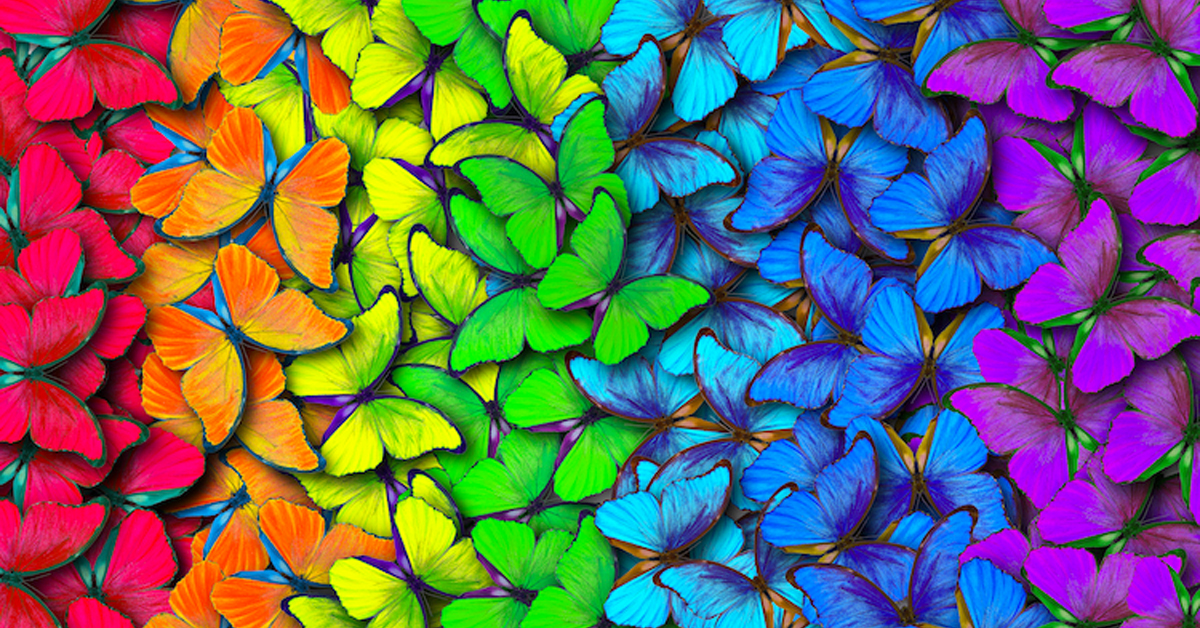
#> input picture color.jpeg, 1200 x 628 px
$ jupyter execute --allow-errors 'Task 2 color identification .ipynb'
#> lines starting #> are read from the running program, lines starting #| are printed output that depends on the picture
# @GRIP : The Sparks Foundation

## Author : Ounadi Ikram

## Computer Vision and Internet of objects

## Task-2 : Color identification in images

[cell 1]
import cv2
import matplotlib.pyplot as plt
from colormap import rgb2hex
from sklearn.cluster import KMeans
from collections import Counter
from matplotlib.pyplot import figure

[cell 2]
image2 = cv2.imread('color.jpeg')
#> image2 is the input picture: shape (628, 1200, 3); mean B, G, R 99.9, 103.3, 104.9

image3 = cv2.cvtColor(image2, cv2.COLOR_BGR2RGB)
figure(figsize=(10, 20), dpi=100)

plt.subplot(2, 2, 1)
plt.imshow(image2)

plt.subplot(2, 2, 2)
plt.imshow(image3)
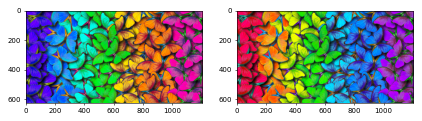
#> figure drawn by matplotlib, 2 panels; B, G, R data is drawn as R, G, B

[cell 3]
from sklearn.metrics import mean_squared_error
def rgb2hex(color):
    return "#{:02x}{:02x}{:02x}".format(int(color[0]), int(color[1]), int(color[2]))
def hex2name(c):
    h_color = '#{:02x}{:02x}{:02x}'.format(int(c[0]), int(c[1]), int(c[2]))
    try:
        nm = webcolors.hex_to_name(h_color, spec='css3')
    except ValueError as v_error:
        print("{}".format(v_error))
        rms_lst = []
        for img_clr, img_hex in webcolors.CSS3_NAMES_TO_HEX.items():
            cur_clr = webcolors.hex_to_rgb(img_hex)
            rmse = np.sqrt(mean_squared_error(c, cur_clr))
            rms_lst.append(rmse)

        closest_color = rms_lst.index(min(rms_lst))

        nm = list(webcolors.CSS3_NAMES_TO_HEX.items())[closest_color][0]
    return nm

[cell 4]
import webcolors
webcolors.hex_to_name(u'#daa520')

[cell 5]
from PIL import ImageColor

def get_colors(image, number_of_colors, show_chart):

#> called with number_of_colors = 8, show_chart = True
    modified_image = image.reshape(image.shape[0]*image.shape[1], 3)

    clf = KMeans(n_clusters = number_of_colors)
    labels = clf.fit_predict(modified_image)

    counts = Counter(labels)
#> counts = {3: 87532, 1: 63839, 2: 117322, 4: 105127, 6: 95689, 7: 92555, 0: 121748, 5: 69788}
    # sort to ensure correct color percentage
    counts = dict(sorted(counts.items()))
#> counts = {0: 121748, 1: 63839, 2: 117322, 3: 87532, 4: 105127, 5: 69788, 6: 95689, 7: 92555}

    center_colors = clf.cluster_centers_
    # We get ordered colors by iterating through the keys
    ordered_colors = [center_colors[i] for i in counts.keys()]
#> ordered_colors = [[22.25, 152.5, 233.4], [121.3, 66.77, 50.82], [37.7, 45.67, 43.19], [231.9, 32.47, 57.43], [215.4, 192.3, 14.05], [165.2, 28.49, 221.8], [59.48, 65.5, 151.3], [42.98, 198.5, 22.63]]
    hex_colors = [rgb2hex(ordered_colors[i]) for i in counts.keys()]
#> hex_colors = ['#1698e9', '#794232', '#252d2b', '#e72039', '#d7c00e', '#a51cdd', '#3b4197', '#2ac616']
    rgb_colors = [ordered_colors[i] for i in counts.keys()]
#> rgb_colors has the same summary as ordered_colors
    colors = [hex2name(ordered_colors[i]) for i in counts.keys()]
#> in hex2name, `h_color = '#{:02x}{:02x}{:02x}'.format(int(c[0]), int(c[1]), int(c[2]))`: h_color = '#1698e9'
#> after the loop in hex2name, `for img_clr, img_hex in webcolors.CSS3_NAMES_TO_HEX.items():`: rms_lst = []


    if (show_chart):
        plt.figure(figsize = (8, 6))
        plt.pie(counts.values(), labels = colors, colors = hex_colors , startangle=90, autopct='%1.1f%%')

    return rgb_colors

[cell 6]
import numpy as np
#> (the rest of this cell did not finish here and is left out)

[cell 7]
import cv2
import pandas as pd
import numpy as np

img = cv2.imread("colors.jpeg")
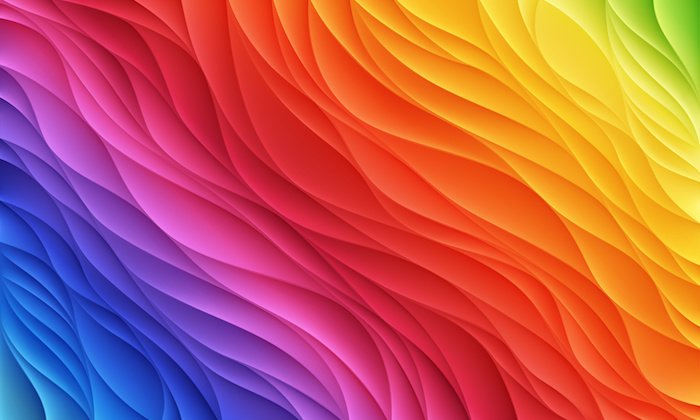
#> input picture colors.jpeg, 700 x 420 px
#> img is the input picture: shape (420, 700, 3); mean B, G, R 87, 90.1, 192.5
imgWidth = img.shape[1] - 40
#> imgWidth = 660

index = ['color', 'color_name', 'hex', 'R', 'G', 'B']
df = pd.read_csv("colors.csv", header=None, names=index)
#> (reads colors.csv from the repository)


r = g = b = xpos = ypos = 0
def getRGBvalue(event, x, y, flags, param):
    global b, g, r, xpos, ypos, clicked
    xpos = x
    ypos = y
    b,g,r = img[y,x]
    b = int(b)
    g = int(g)
    r = int(r)


def colorname(B,G,R):
    minimum = 10000
    for i in range(len(df)):
        d = abs(B-int(df.loc[i,"B"])) + abs(G-int(df.loc[i,"G"])) + abs(R-int(df.loc[i,"R"]))
        if (d<=minimum):
            minimum = d
            cname = df.loc[i,"color_name"]
    return cname

cv2.namedWindow("Image")
cv2.setMouseCallback("Image",getRGBvalue)

while True:
    cv2.imshow("Image", img)
    cv2.rectangle(img, (20,20), (imgWidth, 60),(b,g,r), -1)
    text = colorname(b,g,r) + '   R=' + str(r) + ' G=' + str(g) + ' B=' + str(b)
    cv2.putText(img,text, (50,50),2, 0.8, (255,255,255),2,cv2.LINE_AA)
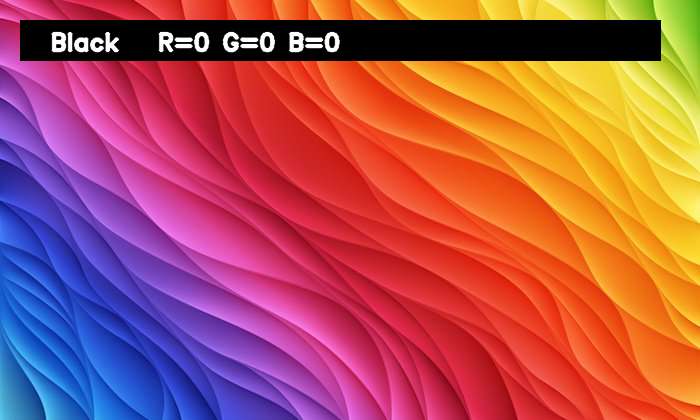
#> img: shape (420, 700, 3); mean B, G, R 84.5, 81.8, 174.4
    if(r+g+b >= 600):
        cv2.putText(img,text,(50,50), 2, 0.8, (0,0,0),2,cv2.LINE_AA)
    if cv2.waitKey(20) & 0xFF == 27:
#> (key Esc is pressed here)
        break

cv2.destroyAllWindows()
